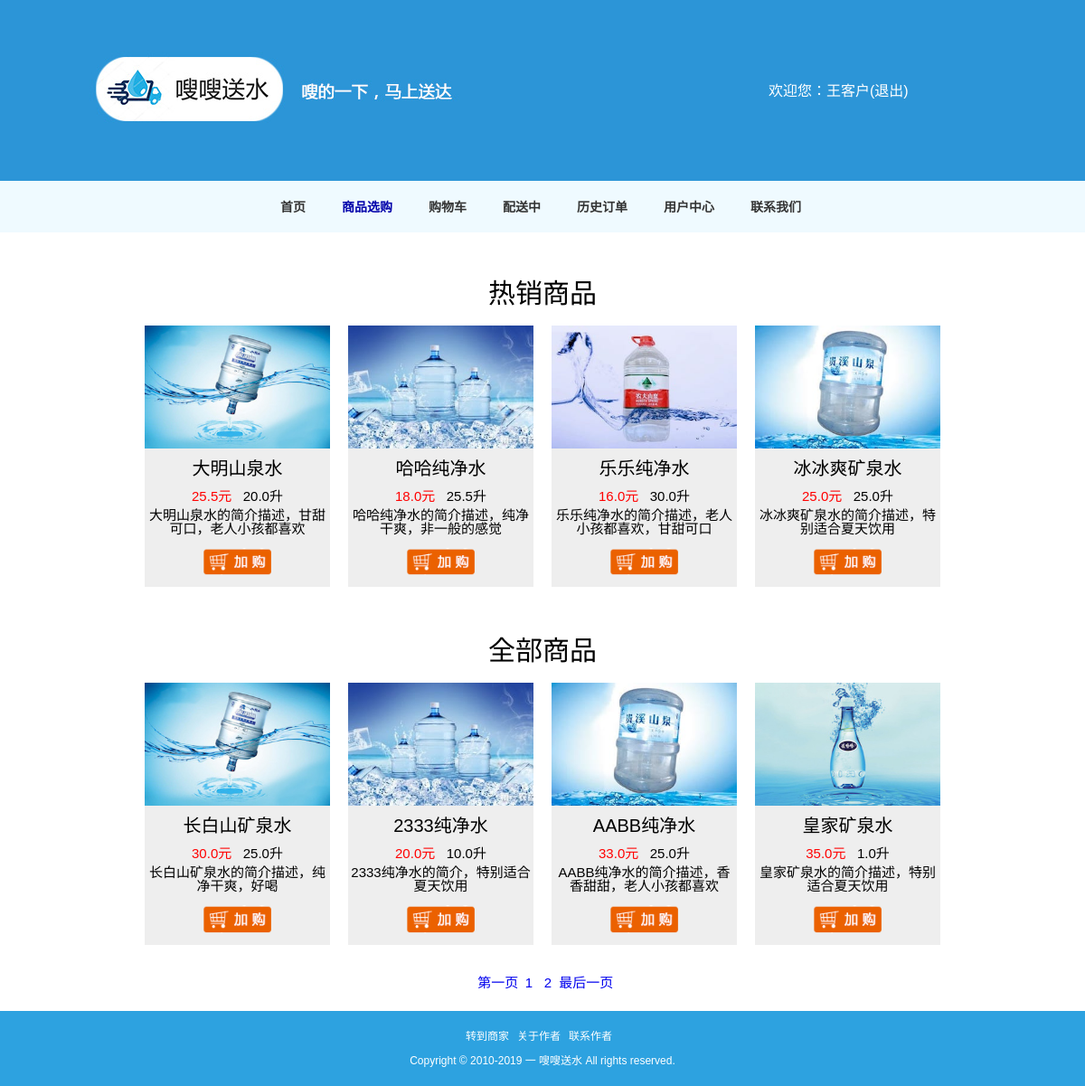
Screenshot of /shopping.php?page=2 (signed in) with the database file from the repository.
### tables this page shows
CREATE TABLE `water` (
  `water_id` int(11) NOT NULL AUTO_INCREMENT COMMENT '桶装水',
  `water_name` varchar(255) DEFAULT NULL,
  `supplier_id` int(11) DEFAULT NULL,
  `water_text` varchar(255) DEFAULT NULL,
  `water_img` varchar(255) DEFAULT NULL,
  `water_size` float(11,1) DEFAULT NULL,
  `water_type` varchar(255) DEFAULT NULL,
  `water_pay` float(11,1) DEFAULT NULL,
  `water_pay2` float(11,1) DEFAULT NULL,
  `water_num` int(11) DEFAULT NULL,
  `water_note` varchar(255) DEFAULT NULL,
  PRIMARY KEY (`water_id`) USING BTREE
);

### web/shopping.php (the view, shortened to what this page needs)
<?php
require_once("../inc/getVar.php");
$sql = "SELECT * FROM water WHERE water_num > 0 and water_note LIKE '%在售%'";
$sqlTop = "SELECT water_id, water_img, water_name, water_pay2, water_size, water_text, water_num, SUM(out_num) AS out_sum
FROM top_water2_view
WHERE water_num > 0 and water_note LIKE '%在售%'
GROUP BY water_id
ORDER BY out_sum DESC
LIMIT 0, 4 ";
$result = mysqli_query($link, $sql);
$resultTop = mysqli_query($link, $sqlTop);
$totalRecords = mysqli_num_rows($result);
$onePageNum = 12;
$totalPages = ceil($totalRecords / $onePageNum);
if (isset($_GET["page"])) {
    $page = $_GET["page"];
} else {
    $page = 1;
}
$startFrom = ($page - 1) * $onePageNum;
$sql2 = "$sql LIMIT $startFrom, $onePageNum";
$result = mysqli_query($link, $sql2);
$arrs = mysqli_fetch_all($result, MYSQLI_ASSOC);
$arrsTop = mysqli_fetch_all($resultTop, MYSQLI_ASSOC);
?>
<!doctype html>
<html>
<head>
    <link rel="stylesheet" type="text/css" href="../css/reset.css"/>
    <link rel="stylesheet" type="text/css" href="../css/main.css"/>
    <link rel="stylesheet" type="text/css" href="../css/shopping.css"/>
</head>
<body>
<div class="header">
    <div class="login floatr">
        <?php
        if ($_SESSION['user_name'] == null) {
            echo "<a href=\"login.php\" class='wText-a'>登录 / </a> <a href=\"register.php\" class='wText-a'>注册</a> ";
        } else {
            echo "欢迎您：" . $_SESSION['user_name'] . "<a href=\"login-ecs.php\" class='wText-a'>(退出)</a>";
        }
        ?>
    </div>
    <div class="mianboy">
			<span class="top-links floatr">
				<ul>
					<li>
						<a class="top-a1" href="index.php">首页</a>
					</li>
					<li>
						<a class="top-a2" href="shopping.php">商品选购</a>
					</li>
					<li>
						<a class="top-a3" href="car.php">购物车</a>
					</li>
                    <li>
						<a class="top-a40" href="ordering.php">配送中</a>
					</li>
					<li>
						<a class="top-a4" href="order.php">历史订单</a>
					</li>
					<li>
						<a class="top-a5" href="me.php">用户中心</a>
					</li>
					<li>
						<a class="top-a6" href="call.php">联系我们</a>
					</li>
				</ul>
			</span>
    </div>
</div>
<div class="mianboy">
    <center>
        <p class="wText-h2">热销商品</p>
        <?php
        foreach ($arrsTop as $arr) { ?>
            <div class="water-box floatl">
                <?php
                $img = $arr['water_img'];
                if ($img != "" && $img != null) {
                    $img = "../admin/" . $img;
                    echo "<p><img src=\"../admin/$img \" width=\"205px\" height=\"136px\"></p>";
                } else {
                    echo "<p><img src=\"../images/a.jpg\" width=\"205px\" height=\"136px\"></p>";
                }
                ?>
                <p class="wText-big"><?php echo $arr['water_name'] ?></p>
                <p class="wText"><font color="#FF0000"> <?php echo $arr['water_pay2'] ?>元 </font>
                    &nbsp; <?php echo $arr['water_size'] ?>升</p>
                <p class="wText"><?php echo $arr['water_text'] ?></p>
                <p class="wText">
                    <a href="#" onClick="shopGo(<?php echo $arr['water_id'] ?>)">
                        <img src="../images/add-shop.png" width="80px" class="wImg">
                    </a>
                </p>
            </div>
        <?php } ?>
        <br><br><br>
        <p class="wText-h2">全部商品</p>
        <?php
        foreach ($arrs as $arr) { ?>
            <div class="water-box floatl">
                <?php
                $img = $arr['water_img'];
                if ($img != "" && $img != null) {
                    $img = "../admin/" . $img;
                    echo "<p><img src=\"../admin/$img \" width=\"205px\" height=\"136px\"></p>";
                } else {
                    echo "<p><img src=\"../images/a.jpg\" width=\"205px\" height=\"136px\"></p>";
                }
                ?>
                <p class="wText-big"><?php echo $arr['water_name'] ?></p>
                <p class="wText"><font color="#FF0000"> <?php echo $arr['water_pay2'] ?>元 </font>
                    &nbsp; <?php echo $arr['water_size'] ?>升</p>
                <p class="wText"><?php echo $arr['water_text'] ?></p>
                <p class="wText">
                    <a href="#" onClick="shopGo(<?php echo $arr['water_id'] ?>)">
                        <img src="../images/add-shop.png" width="80px" class="wImg">
                    </a>
                </p>
            </div>
        <?php } ?>
        <br>&nbsp;<br>&nbsp;
        <?php
        echo "<a class='wText' href='shopping.php?page=1'>" . '第一页' . "</a> ";
        for ($i = 1; $i <= $totalPages; $i++) {
            echo "<a class='wText' href='shopping.php?page=" . $i . "'> &nbsp;" . $i . "&nbsp; </a> ";
        };
        echo "<a class='wText' href='shopping.php?page=$totalPages'>" . '最后一页' . "</a>";
        ?>
        <br>&nbsp;<br>&nbsp;
    </center>
</div>
<div class="footer">
    <div class="footer-links">
        <ul>
            <li>
                <a href="../admin/index.php" target="blank">转到商家</a>
            </li>
            <li>
                <a href="https://github.com/lnsaaa" target="blank">关于作者</a>
            </li>
            <li>
                <a target="_blank" href="http://mail.qq.com/cgi-bin/qm_share?t=qm_mailme&email=FCUkISAkJiQiISJUZWU6d3t5"
                   style="text-decoration:none;">联系作者</a>
            </li>
        </ul>
        Copyright &copy; 2010-2019 一 嗖嗖送水 All rights reserved.
    </div>
</div>
</body>
</html>

### css/main.css (style rules this page uses)
.mianboy { width: 900px; margin: 0 auto; }
.header { height: 300px; background: url(../images/header-bg.jpg) top center no-repeat; }
.floatl { float: left; }
.floatr { float: right; }
.top-links { width: 760px; margin: 0 auto; padding-top: 110px; }
.top-links li { float: left; font-size: 14px; font-weight: bold; line-height: 20px; padding: 0 20px; }
.top-links li a { text-decoration: none; font-weight: bold; }
.top-a1, .top-a2, .top-a3, .top-a40, .top-a4, .top-a5, .top-a6, .top-a7 { color: #333333; }
.footer { background-color: #2DA2E0; }
.footer-links { font-size: 12px; text-align: center; width: 900px; margin: auto; color: #FFFFFF; padding-bottom: 22px; }
.footer-links ul { list-style: none; padding: 22px 0px 0px 365px; }
.footer-links li { float: left; margin-bottom: 5px; margin-right: 9px; color: #FFFFFF; margin-bottom: 15px; font-size: 12px; }
.footer-links li a { text-decoration: none; color: #FFFFFF; }
.login { width: 350px; font-size: 16px; color: #ffffff; margin-top: 93px; }
.wText-a { color: #ffffff; }

### css/shopping.css (style rules this page uses)
.top-a2 { color: #0000AA; }
.water-box { background: #eeeeee; width: 205px; margin: 10px; }
.wText { font-size: 15px; padding: 3px 0px 3px 0px; }
.wText-big { font-size: 20px; padding: 10px 0px 10px 0px; }
.wText-h2 { font-size: 30px; padding: 10px 0px 10px 0px; }
.wImg { padding: 8px; }

### rows the page displays
water: shows a picture, water_name "大明山泉水", water_pay2 "25.5", water_size "20.0", water_text "大明山泉水的简介描述，甘甜可口，老人小孩都喜欢"
water: shows a picture, water_name "哈哈纯净水", water_pay2 "18.0", water_size "25.5", water_text "哈哈纯净水的简介描述，纯净干爽，非一般的感觉"
water: shows a picture, water_name "乐乐纯净水", water_pay2 "16.0", water_size "30.0", water_text "乐乐纯净水的简介描述，老人小孩都喜欢，甘甜可口"
water: shows a picture, water_name "冰冰爽矿泉水", water_pay2 "25.0", water_size "25.0", water_text "冰冰爽矿泉水的简介描述，特别适合夏天饮用"
water: shows a picture, water_name "长白山矿泉水", water_pay2 "30.0", water_size "25.0", water_text "长白山矿泉水的简介描述，纯净干爽，好喝"
water: shows a picture, water_name "2333纯净水", water_pay2 "20.0", water_size "10.0", water_text "2333纯净水的简介，特别适合夏天饮用"
water: shows a picture, water_name "AABB纯净水", water_pay2 "33.0", water_size "25.0", water_text "AABB纯净水的简介描述，香香甜甜，老人小孩都喜欢"
water: shows a picture, water_name "皇家矿泉水", water_pay2 "35.0", water_size "1.0", water_text "皇家矿泉水的简介描述，特别适合夏天饮用"

### other values shown
$_SESSION['user_name'] "王客户"
